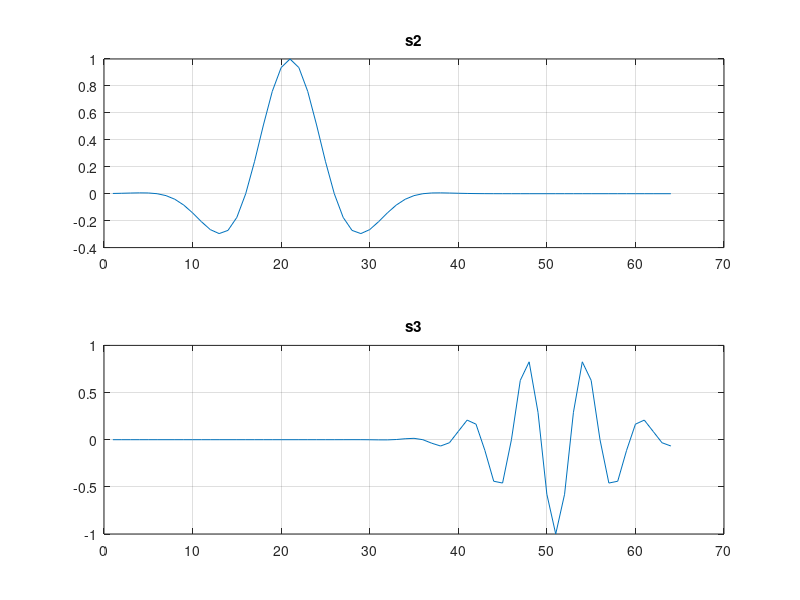

MATLAB code for this plot: (Note: this script raises an error after producing the figure.)
%D_TFD   HOSA Demo of Time-Frequency Distributions:
%        second, third and fourth-order Wigner distributions.
%
echo off
% demo of Wigner routines (wig2,wig2c, wig3,wig3c, wig4,wig4c)

% A. Swami Nov 15, 1994
% Copyright (c) 1991-2001 by United Signals & Systems, Inc. 
%       $Revision: 1.8 $

%     RESTRICTED RIGHTS LEGEND
% Use, duplication, or disclosure by the Government is subject to
% restrictions as set forth in subparagraph (c) (1) (ii) of the
% Rights in Technical Data and Computer Software clause of DFARS
% 252.227-7013.
% Manufacturer: United Signals & Systems, Inc., P.O. Box 2374,
% Culver City, California 90231.
%
%  This material may be reproduced by or for the U.S. Government pursuant
%  to the copyright license under the clause at DFARS 252.227-7013.

clear, clc,
echo on

%		   Time-Frequency Distributions:
%        second, third and fourth-order Wigner distributions.

%  The power spectrum, the bispectrum and the trispectrum are appropriate
%  tools to study stationary signals.  In the case of non-statioanry signals,
%  or overlapping deterministic signals,  time-frequency distributions (TFD's)
%  such as those provided by the conventional and higher-order Wigner
%  transforms are useful.  These TFD's essentially compute the Fourier
%  Transform of an appropriately defined instantaneous estimate of the
%  moment function.
%
%  HOSA offers several routines:
%  WIG2 and WIG2C - conventional or second-order Wigner spectrum
%  WIG3 and WIG3C - diagonal slice of the Wigner bispectrum
%  WIG4 and WIG4C - diagonal slice of the Wigner trispectrum
%   The suffix C indicates that a generalized form of the Choi-Williams filter
%   is used in order to suppress the effect of cross terms; it should be noted
%   that such a filter used in conjunction with the Wigner bispectrum
%   may destroy the signal; hence, routine WIGC should be used with care.
%
% Hit any key to continue
pause
clc

% First let us look at the test signals
load wigdat
clf
subplot(211), plot(s2),  title('s2'), grid on
subplot(212), plot(s3),  title('s3'), grid on
set(gcf, 'Name','HOSA WIGDAT')

% Signal s2 is a harmonic with a nominal frequency of 0.05 Hz, which has
% been multiplied by a Gaussian window, and is centered at n=20.
%
% Signal s3 is a harmonic with a nominal frequency of 0.15 Hz, which has
% been multiplied by a Gaussian window, and is centered at n=50.

% Hit any key to continue
pause
clc

echo off
l_wig = str2mat('Wigner Spectrum ', ...
		'Wigner Bispectrum ', ...
		'Wigner Trispectrum ');

c_wig = str2mat('d_wig2', 'd_wig3', 'd_wig4' );
choices('HosatTfdDemo','HOSA - Time-frequency distributions', l_wig,c_wig,1);

echo off
clc
return